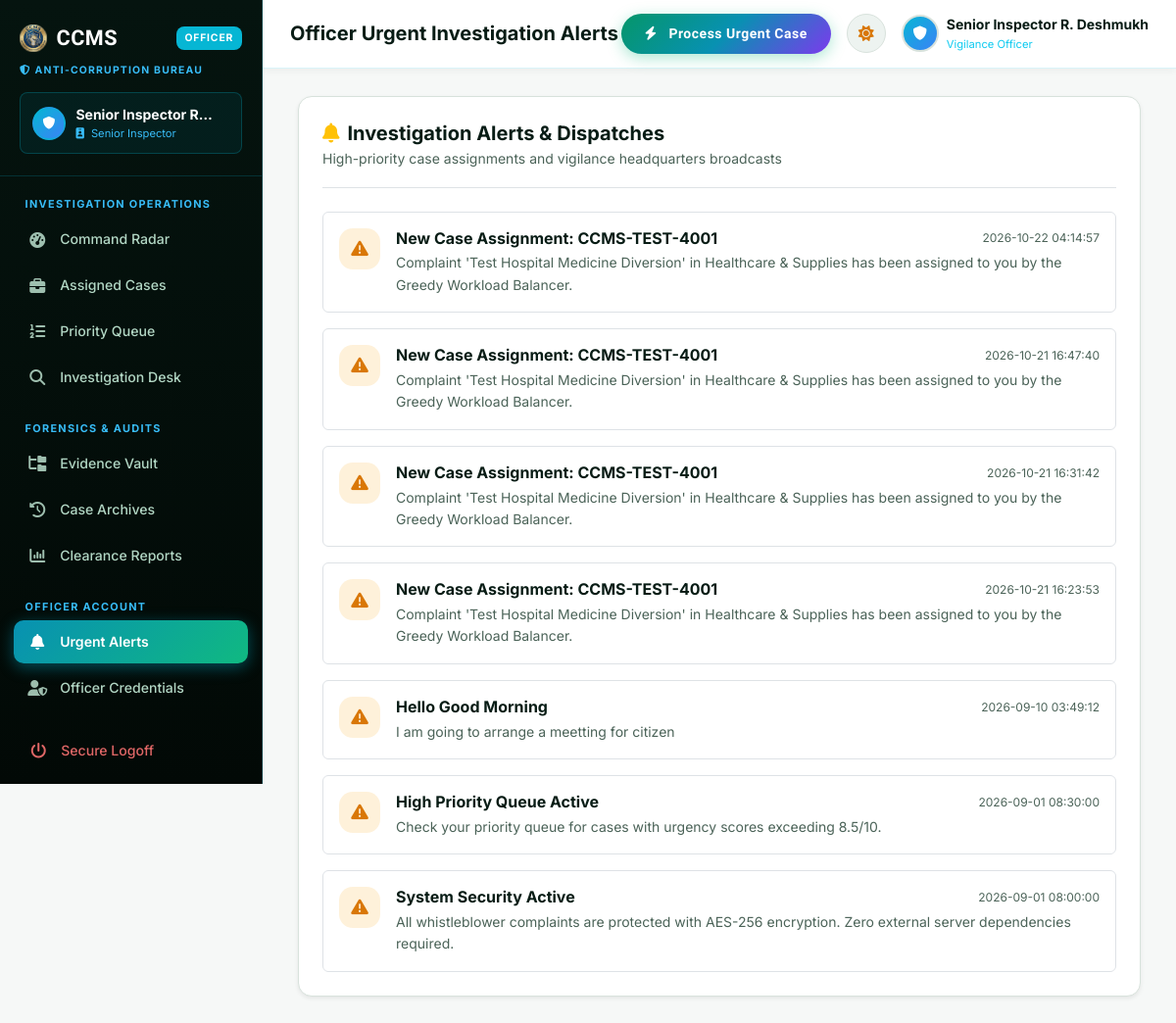
The page /officer/notifications (signed in) on the database its author committed.
### tables this page shows
CREATE TABLE notifications (
            notification_id INTEGER PRIMARY KEY AUTOINCREMENT,
            user_id INTEGER,
            recipient_role TEXT DEFAULT 'all',
            title TEXT NOT NULL,
            message TEXT NOT NULL,
            badge_type TEXT DEFAULT 'info',
            is_read INTEGER DEFAULT 0,
            created_at DATETIME DEFAULT CURRENT_TIMESTAMP
        );

### app.py (the view)
@app.route("/officer/notifications")
@role_required("officer")
def officer_notifications():
    notifications = db.query_db("SELECT * FROM notifications WHERE recipient_role IN ('all', 'officer') ORDER BY created_at DESC")
    return render_template("officer/notifications.html", notifications=notifications)

### app.py (called while the page is built, shortened)
def role_required(required_role):
    def decorator(f):
        @wraps(f)
        def decorated_function(*args, **kwargs):
            user_role = session.get("role", "citizen")
            if user_role != required_role and user_role != "admin":
                flash("You do not have authorization to view this command console.", "danger")
                return redirect(url_for("home"))
            return f(*args, **kwargs)
        return decorated_function
    return decorator

### db.py (called while the page is built)
def dict_factory(cursor, row):
    d = {}
    for idx, col in enumerate(cursor.description):
        d[col[0]] = row[idx]
    return d

def get_db_connection():
    conn = sqlite3.connect(DB_PATH, timeout=20.0, check_same_thread=False)
    conn.row_factory = dict_factory
    conn.execute("PRAGMA journal_mode=WAL;")
    return conn

def _normalize_query(query, args):
    if "ON DUPLICATE KEY UPDATE" in query.upper() and "system_settings" in query.lower():
        query = "INSERT OR REPLACE INTO system_settings (setting_key, setting_value) VALUES (?, ?)"
        if len(args) == 3:
            args = (args[0], args[1])
        return query, args
    normalized_query = query.replace("%s", "?")
    return normalized_query, args

def query_db(query, args=(), one=False):
    normalized_query, normalized_args = _normalize_query(query, args)
    conn = get_db_connection()
    try:
        cursor = conn.cursor()
        cursor.execute(normalized_query, normalized_args)
        result = cursor.fetchall()
        return (result[0] if result else None) if one else result
    finally:
        conn.close()

### templates/officer/notifications.html (shortened to what this page needs)
{% extends 'officer/base.html' %}
{% set active_page = 'notifications' %}
{% block page_heading %}Officer Urgent Investigation Alerts{% endblock %}
{% block content %}
<div class="ccms-card p-4 shadow-sm" style="max-width: 860px; margin: 0 auto;">
  <div class="d-flex flex-wrap align-items-center justify-content-between pb-3 mb-4 border-bottom gap-3">
    <div>
      <h5 class="fw-bold text-heading mb-0"><i class="fas fa-bell text-warning me-2"></i>Investigation Alerts &amp;
        Dispatches</h5>
      <span class="text-muted small">High-priority case assignments and vigilance headquarters broadcasts</span>
    </div>
  </div>
  {% if notifications %}
  <div class="d-flex flex-column gap-3">
    {% for notif in notifications %}
    <div class="p-3 rounded bg-subtle border d-flex align-items-start gap-3">
      <div class="stat-icon"
        style="width:42px; height:42px; font-size:1.1rem; background: rgba(245,158,11,0.15); color: var(--accent-amber);">
        <i class="fas fa-triangle-exclamation"></i>
      </div>
      <div class="flex-grow-1">
        <div class="d-flex align-items-center justify-content-between mb-1">
          <h6 class="fw-bold text-heading mb-0">{{ notif.title }}</h6>
          <span class="text-muted" style="font-size:0.75rem;">{{ notif.created_at }}</span>
        </div>
        <p class="text-muted small mb-0">{{ notif.message }}</p>
      </div>
    </div>
    {% endfor %}
  </div>
  {% endif %}
</div>
{% endblock %}

### static/css/theme.css (style rules this page uses)
:root, [data-theme="light"] { --bg-primary: #f6f8f7; --bg-surface: #ffffff; --bg-card: #ffffff; --bg-subtle: #edf3f0; --bg-sidebar: #061a14; --bg-sidebar-hover: rgba(255, 255, 255, 0.08); --border-color: #d8e2dc; --border-hover: #b2c9be; --border-glow: rgba(5, 150, 105, 0.25); --text-heading: #081c15; --text-body: #1e332a; --text-muted: #4b6358; --text-white: #ffffff; --primary: #059669; --primary-hover: #047857; --primary-subtle: rgba(5, 150, 105, 0.12); --accent-cyan: #0891b2; --accent-violet: #7c3aed; --accent-emerald: #10b981; --accent-amber: #d97706; --accent-rose: #e11d48; --accent-mint: #34d399; --gradient-brand: linear-gradient(135deg, #059669 0%, #10b981 100%); --gradient-cyber: linear-gradient(135deg, #059669 0%, #0891b2 50%, #7c3aed 100%); --gradient-card: linear-gradient(145deg, #ffffff, #f4f8f6); --gradient-forest: linear-gradient(135deg, #064e3b 0%, #059669 100%); --gradient-gold: linear-gradient(135deg, #f59e0b 0%, #d97706 100%); --gradient-success: linear-gradient(135deg, #10b981 0%, #059669 100%); --gradient-danger: linear-gradient(135deg, #f43f5e 0%, #e11d48 100%); --gradient-dark: linear-gradient(135deg, #061a14 0%, #0f2d23 100%); --font-brand: 'Orbitron', -apple-system, BlinkMacSystemFont, sans-serif; --font-body: 'Inter', -apple-system, BlinkMacSystemFont, "Segoe UI", Roboto, sans-serif; --shadow-sm: 0 2px 8px rgba(6, 26, 20, 0.05); --shadow-md: 0 8px 24px -4px rgba(6, 26, 20, 0.08), 0 2px 6px -2px rgba(6, 26, 20, 0.04); --shadow-lg: 0 20px 40px -12px rgba(6, 26, 20, 0.12), 0 4px 12px -2px rgba(6, 26, 20, 0.05); --shadow-glow: 0 0 30px rgba(5, 150, 105, 0.2); --radius-sm: 8px; --radius-md: 14px; --radius-lg: 20px; --radius-pill: 9999px; --transition-fast: all 0.2s cubic-bezier(0.4, 0, 0.2, 1); --transition-normal: all 0.3s cubic-bezier(0.25, 0.8, 0.25, 1); }
*, *::before, *::after { box-sizing: border-box; margin: 0; padding: 0; }
html { scroll-behavior: smooth; }
body { font-family: var(--font-body); background-color: var(--bg-primary); color: var(--text-body); min-height: 100vh; line-height: 1.6; transition: background-color 0.3s ease, color 0.3s ease; }
h1, h2, h3, h4, h5, h6, .h1, .h2, .h3, .h4, .h5, .h6 { color: var(--text-heading); font-weight: 700; line-height: 1.3; }
p, span, li, label { color: inherit; }
.text-muted, small.text-muted, p.text-muted, span.text-muted, div.text-muted, .form-text, .text-secondary, .text-body-secondary { color: var(--text-muted) !important; }
.text-heading { color: var(--text-heading) !important; }
.ccms-card, .card { background: var(--bg-card); color: var(--text-body); border: 1px solid var(--border-color); border-radius: var(--radius-md); padding: 1.5rem; box-shadow: var(--shadow-sm); transition: var(--transition-normal); position: relative; overflow: hidden; }
.stat-icon { width: 52px; height: 52px; border-radius: var(--radius-md); display: flex; align-items: center; justify-content: center; font-size: 1.4rem; flex-shrink: 0; }

### rows shown on the page
notifications: title "New Case Assignment: CCMS-TEST-4001", created_at "2026-10-22 04:14:57", message "Complaint 'Test Hospital Medicine Diversion' in Healthcare & Supplies has been assigned to you by the Greedy Workload Balancer."
notifications: title "New Case Assignment: CCMS-TEST-4001", created_at "2026-10-21 16:47:40", message "Complaint 'Test Hospital Medicine Diversion' in Healthcare & Supplies has been assigned to you by the Greedy Workload Balancer."
notifications: title "New Case Assignment: CCMS-TEST-4001", created_at "2026-10-21 16:31:42", message "Complaint 'Test Hospital Medicine Diversion' in Healthcare & Supplies has been assigned to you by the Greedy Workload Balancer."
notifications: title "New Case Assignment: CCMS-TEST-4001", created_at "2026-10-21 16:23:53", message "Complaint 'Test Hospital Medicine Diversion' in Healthcare & Supplies has been assigned to you by the Greedy Workload Balancer."
notifications: title "Hello Good Morning", created_at "2026-09-10 03:49:12", message "I am going to arrange a meetting for citizen"
notifications: title "High Priority Queue Active", created_at "2026-09-01 08:30:00", message "Check your priority queue for cases with urgency scores exceeding 8.5/10."
notifications: title "System Security Active", created_at "2026-09-01 08:00:00", message "All whistleblower complaints are protected with AES-256 encryption. Zero external server dependencies required."

### other values the page prints
{{ session.get('full_name', 'Inspector A. Verma') }} "Senior Inspector R…"
{{ session.get('rank', 'Vigilance Officer') }} "Senior Inspector"
{{ session.get('full_name', 'Officer') }} "Senior Inspector R. Deshmukh"
